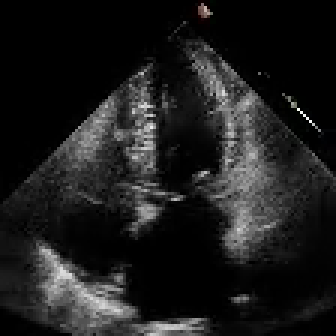
#> input picture frame 17 of LAB2/TASK3/data/0X100009310A3BD7FC.mp4, 112 x 112 px, given in place of echo.mp4, which was not available (shown 3 times larger)
$ python realtime_echo.py
#> lines starting #> are read from the running program, lines starting #| are printed output that depends on the picture; pictures that were not available may be replaced by others from this repository, and a replacement may not be noted
import cv2
import numpy as np
from google.colab.patches import cv2_imshow

video = cv2.VideoCapture('echo.mp4')

while True:
    ret, frame_original = video.read()
#> frame_original is the input picture: shape (112, 112, 3); mean B, G, R 28.6, 28.7, 28.7

    if not ret:
        break

    frame = cv2.cvtColor(frame_original, cv2.COLOR_BGR2GRAY)

    frame_equalized = cv2.equalizeHist(frame)
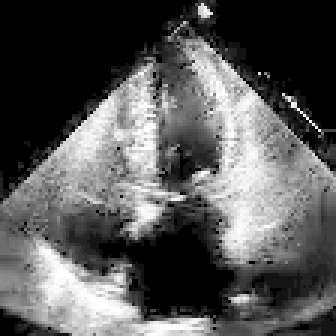
#> frame_equalized: shape (112, 112) (shown 3 times larger); min 0, max 255, mean 87.2

    frame_colored_heatmap = cv2.applyColorMap(frame_equalized, cv2.COLORMAP_JET)
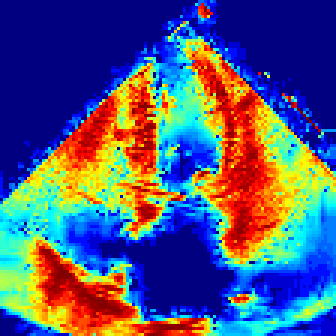
#> frame_colored_heatmap: shape (112, 112, 3) (shown 3 times larger); mean B, G, R 124.5, 87.7, 81

    img_float = frame_colored_heatmap.astype(np.float32)

    b_mean = img_float[:, :, 0].mean()
#> b_mean = 124.5
    g_mean = img_float[:, :, 1].mean()
#> g_mean = 87.7
    r_mean = img_float[:, :, 2].mean()
#> r_mean = 81.02

    mean = (b_mean + g_mean + r_mean) / 3
#> mean = 97.75

    img_float[:, :, 0] *= mean / b_mean
    img_float[:, :, 1] *= mean / g_mean
    img_float[:, :, 2] *= mean / r_mean
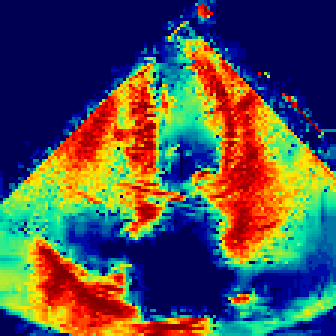
#> img_float: shape (112, 112, 3) float32 (shown 3 times larger); mean B, G, R 97.8, 97.8, 97.8; drawn with min black and max white

    frame_color_balanced = np.clip(img_float, 0, 255).astype(np.uint8)
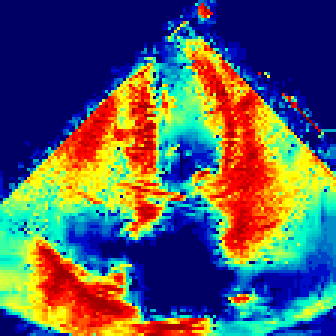
#> frame_color_balanced: shape (112, 112, 3) (shown 3 times larger); mean B, G, R 97.5, 92.1, 87.2

    frame_float = frame.astype(np.float32)

    c = 255 / np.log(1 + np.max(frame_float))
#> c = 46.08
    frame_log_transformed = c * np.log(1 + frame_float)
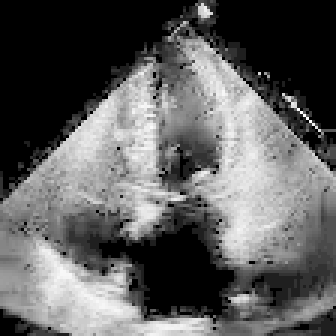
#> frame_log_transformed: shape (112, 112) float32 (shown 3 times larger); min 0, max 255, mean 94.5

    frame_log_transformed = np.clip(frame_log_transformed, 0, 255).astype(np.uint8)

    gamma = 0.5

    frame_float = frame.astype(np.float32) / 255.0

    gamma_corrected = np.power(frame_float,gamma)
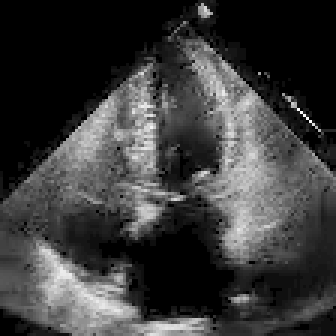
#> gamma_corrected: shape (112, 112) float32 (shown 3 times larger); min 0, max 0.994, mean 0.232

    gamma_corrected = (gamma_corrected * 255).astype(np.uint8)

    combined = cv2.hconcat([frame_original,frame_color_balanced])
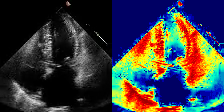
#> combined: shape (112, 224, 3); mean B, G, R 63.1, 60.4, 58

    cv2_imshow(combined)

    if cv2.waitKey(1) & 0xFF == ord('q'):
#> (key q is pressed here)
        break

video.release()
cv2.destroyAllWindows()

$ run again, starting later in the video
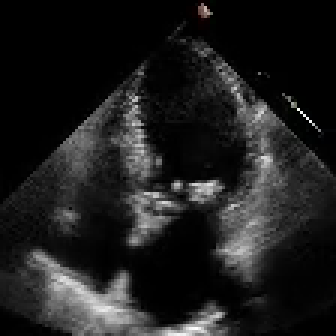
#> input picture frame 78 of LAB2/TASK3/data/0X100009310A3BD7FC.mp4, 112 x 112 px, given in place of echo.mp4, which was not available (shown 3 times larger)
#> frame_original is the input picture: shape (112, 112, 3); mean B, G, R 30.1, 30.1, 30.1
#> b_mean = 124.2
#> g_mean = 93.08
#> r_mean = 85.74
#> mean = 101
#> `frame_color_balanced = np.clip(img_float, 0, 255).astype(np.uint8)`:
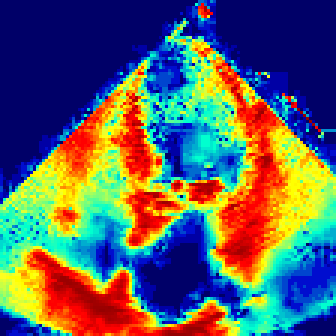
#> frame_color_balanced: shape (112, 112, 3) (shown 3 times larger); mean B, G, R 100.8, 96.6, 91.5
#> c = 46.02
#> `combined = cv2.hconcat([frame_original,frame_color_balanced])`:
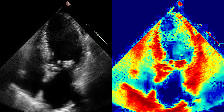
#> combined: shape (112, 224, 3); mean B, G, R 65.4, 63.4, 60.8

$ run again, starting later in the video
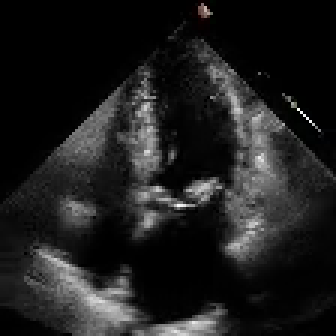
#> input picture frame 139 of LAB2/TASK3/data/0X100009310A3BD7FC.mp4, 112 x 112 px, given in place of echo.mp4, which was not available (shown 3 times larger)
#> frame_original is the input picture: shape (112, 112, 3); mean B, G, R 29.8, 29.9, 29.9
#> b_mean = 124
#> g_mean = 93.86
#> r_mean = 86.19
#> mean = 101.4
#> `frame_color_balanced = np.clip(img_float, 0, 255).astype(np.uint8)`:
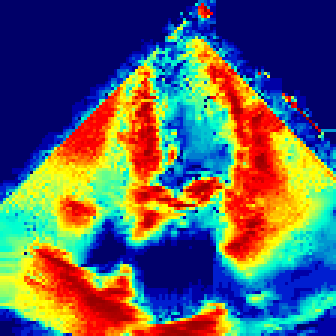
#> frame_color_balanced: shape (112, 112, 3) (shown 3 times larger); mean B, G, R 101, 97.3, 91.9
#> c = 46.12
#> `combined = cv2.hconcat([frame_original,frame_color_balanced])`:
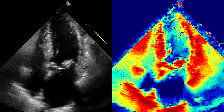
#> combined: shape (112, 224, 3); mean B, G, R 65.4, 63.6, 60.9
